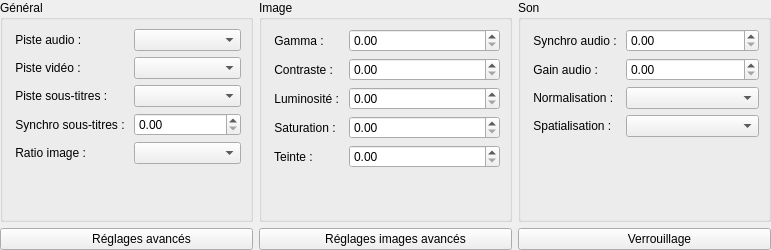
<?xml version="1.0" encoding="UTF-8"?>
<ui version="4.0">
 <class>ParametersWidget</class>
 <widget class="QWidget" name="ParametersWidget">
  <property name="geometry">
   <rect>
    <x>0</x>
    <y>0</y>
    <width>771</width>
    <height>250</height>
   </rect>
  </property>
  <property name="windowTitle">
   <string>Dialog</string>
  </property>
  <layout class="QHBoxLayout" name="horizontalLayout">
   <property name="margin">
    <number>0</number>
   </property>
   <item>
    <widget class="QFrame" name="frame">
     <property name="frameShape">
      <enum>QFrame::NoFrame</enum>
     </property>
     <property name="frameShadow">
      <enum>QFrame::Raised</enum>
     </property>
     <layout class="QVBoxLayout" name="verticalLayout_3">
      <property name="margin">
       <number>0</number>
      </property>
      <item>
       <widget class="QGroupBox" name="groupBox">
        <property name="autoFillBackground">
         <bool>false</bool>
        </property>
        <property name="title">
         <string>Général</string>
        </property>
        <layout class="QVBoxLayout" name="verticalLayout">
         <item>
          <layout class="QFormLayout" name="formLayout_4">
           <item row="0" column="0">
            <widget class="QLabel" name="pisteAudioLabel">
             <property name="text">
              <string> Piste audio : </string>
             </property>
            </widget>
           </item>
           <item row="0" column="1">
            <widget class="QComboBox" name="pisteAudioComboBox"/>
           </item>
           <item row="1" column="0">
            <widget class="QLabel" name="pisteVidOLabel">
             <property name="text">
              <string> Piste vidéo : </string>
             </property>
            </widget>
           </item>
           <item row="1" column="1">
            <widget class="QComboBox" name="pisteVidOComboBox"/>
           </item>
           <item row="2" column="0">
            <widget class="QLabel" name="pisteSousTitresLabel">
             <property name="text">
              <string> Piste sous-titres :</string>
             </property>
            </widget>
           </item>
           <item row="2" column="1">
            <widget class="QComboBox" name="pisteSousTitresComboBox"/>
           </item>
           <item row="3" column="0">
            <widget class="QLabel" name="snchroLabel">
             <property name="text">
              <string> Synchro sous-titres : </string>
             </property>
            </widget>
           </item>
           <item row="3" column="1">
            <widget class="QDoubleSpinBox" name="snchroDoubleSpinBox"/>
           </item>
           <item row="4" column="0">
            <widget class="QLabel" name="ratioImageLabel">
             <property name="text">
              <string> Ratio image : </string>
             </property>
            </widget>
           </item>
           <item row="4" column="1">
            <widget class="QComboBox" name="ratioImageComboBox"/>
           </item>
          </layout>
         </item>
        </layout>
       </widget>
      </item>
      <item>
       <widget class="QPushButton" name="pushButton_2">
        <property name="text">
         <string>         Réglages avancés</string>
        </property>
        <property name="icon">
         <iconset>
          <normaloff>icons/icon_param_play.png</normaloff>icons/icon_param_play.png</iconset>
        </property>
       </widget>
      </item>
     </layout>
    </widget>
   </item>
   <item>
    <widget class="QFrame" name="frame_2">
     <property name="frameShape">
      <enum>QFrame::NoFrame</enum>
     </property>
     <property name="frameShadow">
      <enum>QFrame::Raised</enum>
     </property>
     <layout class="QVBoxLayout" name="verticalLayout_2">
      <property name="margin">
       <number>0</number>
      </property>
      <item>
       <widget class="QGroupBox" name="groupBox_2">
        <property name="title">
         <string>Image</string>
        </property>
        <layout class="QVBoxLayout" name="verticalLayout_5">
         <item>
          <layout class="QFormLayout" name="formLayout">
           <item row="0" column="0">
            <widget class="QLabel" name="gammaLabel">
             <property name="text">
              <string> Gamma : </string>
             </property>
            </widget>
           </item>
           <item row="0" column="1">
            <widget class="QDoubleSpinBox" name="gammaDoubleSpinBox"/>
           </item>
           <item row="1" column="0">
            <widget class="QLabel" name="contrastLabel">
             <property name="text">
              <string> Contraste : </string>
             </property>
            </widget>
           </item>
           <item row="1" column="1">
            <widget class="QDoubleSpinBox" name="contrastDoubleSpinBox"/>
           </item>
           <item row="2" column="0">
            <widget class="QLabel" name="luminositLabel">
             <property name="text">
              <string> Luminosité : </string>
             </property>
            </widget>
           </item>
           <item row="2" column="1">
            <widget class="QDoubleSpinBox" name="luminositDoubleSpinBox"/>
           </item>
           <item row="3" column="0">
            <widget class="QLabel" name="saturationLabel">
             <property name="text">
              <string> Saturation : </string>
             </property>
            </widget>
           </item>
           <item row="3" column="1">
            <widget class="QDoubleSpinBox" name="saturationDoubleSpinBox"/>
           </item>
           <item row="4" column="0">
            <widget class="QLabel" name="teinteLabel">
             <property name="text">
              <string> Teinte : </string>
             </property>
            </widget>
           </item>
           <item row="4" column="1">
            <widget class="QDoubleSpinBox" name="teinteDoubleSpinBox"/>
           </item>
          </layout>
         </item>
        </layout>
       </widget>
      </item>
      <item>
       <widget class="QPushButton" name="pushButton_3">
        <property name="text">
         <string>      Réglages images avancés</string>
        </property>
        <property name="icon">
         <iconset>
          <normaloff>icons/icon_picture.png</normaloff>icons/icon_picture.png</iconset>
        </property>
       </widget>
      </item>
     </layout>
     <zorder>pushButton_3</zorder>
     <zorder>frame</zorder>
     <zorder>groupBox_2</zorder>
    </widget>
   </item>
   <item>
    <widget class="QFrame" name="frame_3">
     <property name="frameShape">
      <enum>QFrame::NoFrame</enum>
     </property>
     <property name="frameShadow">
      <enum>QFrame::Raised</enum>
     </property>
     <layout class="QVBoxLayout" name="verticalLayout_4">
      <property name="margin">
       <number>0</number>
      </property>
      <item>
       <widget class="QGroupBox" name="groupBox_3">
        <property name="title">
         <string>Son</string>
        </property>
        <layout class="QVBoxLayout" name="verticalLayout_6">
         <item>
          <layout class="QFormLayout" name="formLayout_2">
           <property name="fieldGrowthPolicy">
            <enum>QFormLayout::AllNonFixedFieldsGrow</enum>
           </property>
           <item row="0" column="0">
            <widget class="QLabel" name="synchroAudioLabel">
             <property name="text">
              <string> Synchro audio : </string>
             </property>
            </widget>
           </item>
           <item row="0" column="1">
            <widget class="QDoubleSpinBox" name="synchroAudioDoubleSpinBox"/>
           </item>
           <item row="1" column="0">
            <widget class="QLabel" name="gainAudioLabel">
             <property name="text">
              <string> Gain audio : </string>
             </property>
            </widget>
           </item>
           <item row="1" column="1">
            <widget class="QDoubleSpinBox" name="gainAudioDoubleSpinBox"/>
           </item>
           <item row="2" column="0">
            <widget class="QLabel" name="normalisationLabel">
             <property name="text">
              <string> Normalisation : </string>
             </property>
            </widget>
           </item>
           <item row="2" column="1">
            <widget class="QComboBox" name="normalisationComboBox"/>
           </item>
           <item row="3" column="0">
            <widget class="QLabel" name="spatialisationLabel">
             <property name="text">
              <string> Spatialisation : </string>
             </property>
            </widget>
           </item>
           <item row="3" column="1">
            <widget class="QComboBox" name="spatialisationComboBox"/>
           </item>
          </layout>
         </item>
        </layout>
       </widget>
      </item>
      <item>
       <widget class="QPushButton" name="pushButton_4">
        <property name="text">
         <string>         Verrouillage</string>
        </property>
        <property name="icon">
         <iconset>
          <normaloff>icons/icon_key.png</normaloff>icons/icon_key.png</iconset>
        </property>
       </widget>
      </item>
     </layout>
    </widget>
   </item>
  </layout>
 </widget>
 <resources/>
 <connections/>
</ui>
